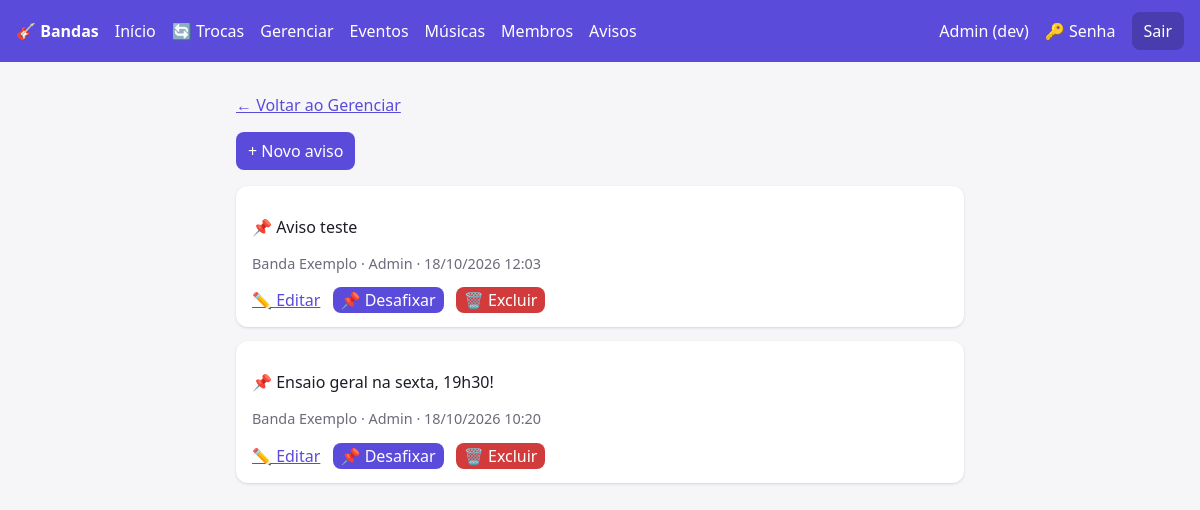
Page /avisos/ (signed in) on the committed database.
### core/models.py (models this page shows)
class Aviso(models.Model):
    banda = models.ForeignKey(Banda, on_delete=models.CASCADE, related_name="avisos")
    autor = models.ForeignKey(settings.AUTH_USER_MODEL, on_delete=models.SET_NULL, null=True)
    texto = models.TextField()
    fixado = models.BooleanField(default=False)
    criado = models.DateTimeField(auto_now_add=True)
    class Meta:
        ordering = ["-fixado", "-criado"]

class Banda(models.Model):
    nome = models.CharField(max_length=100)
    descricao = models.TextField(blank=True)
    def __str__(self):
        return self.nome

### core/views.py (the view)
# urls.py: path("avisos/", v.avisos_lista, name="avisos"),
@login_required
def avisos_lista(request):
    if not _eh_lider(request.user):
        return redirect("home")
    avisos = (Aviso.objects.filter(banda__membros__user=request.user, banda__membros__papel="lider")
              .select_related("banda", "autor").distinct())
    return render(request, "avisos.html", dict(avisos=avisos))

### core/templatetags/menu.py (called while the page is built)
@register.simple_tag(takes_context=True)
def usuario_eh_lider(context):
    u = context["request"].user
    return u.is_authenticated and Membro.objects.filter(user=u, papel="lider").exists()

### core/views.py (called while the page is built)
def _eh_lider(user):
    return Membro.objects.filter(user=user, papel="lider").exists()

### core/templates/avisos.html (shortened to what this page needs)
{% extends "base.html" %}{% block content %}
<p><a href="{% url 'gerenciar' %}">← Voltar ao Gerenciar</a></p>
<p><a href="{% url 'aviso_novo' %}"><button>+ Novo aviso</button></a></p>
{% for a in avisos %}<div class="card">
<p>{% if a.fixado %}📌 {% endif %}{{ a.texto|linebreaksbr }}</p>
<p class="mut">{{ a.banda }} · {{ a.autor.first_name|default:a.autor.username }} · {{ a.criado|date:"d/m/Y H:i" }}</p>
<a href="{% url 'aviso_editar' a.pk %}">✏️ Editar</a>
<form class="inl" method="post" action="{% url 'aviso_fixar' a.pk %}">{% csrf_token %}<button>{% if a.fixado %}📌 Desafixar{% else %}📌 Fixar{% endif %}</button></form>
<form class="inl" method="post" action="{% url 'aviso_excluir' a.pk %}" onsubmit="return confirm('Excluir este aviso?')">{% csrf_token %}<button class="no">🗑️ Excluir</button></form></div>
{% empty %}<p class="mut">Nenhum aviso ainda.</p>{% endfor %}
{% endblock %}

### core/templates/base.html (style rules this page uses)
:root { --bg:#f6f6f9;--card:#fff;--tx:#1d1d28;--mut:#6b6b7b;--pri:#5b4bdb;--ok:#1a9d5a;--no:#d23b3b }
* { box-sizing:border-box }
body { margin:0;font-family:system-ui,sans-serif;background:var(--bg);color:var(--tx) }
.card { background:var(--card);border-radius:12px;padding:14px 16px;margin:0 0 14px;box-shadow:0 1px 3px #0002 }
a { color:var(--pri) }
.mut { color:var(--mut);font-size:.9rem }
button,input { font:inherit;padding:8px 12px;border-radius:8px;border:1px solid #8884 }
button { background:var(--pri);color:#fff;border:0;cursor:pointer }
button.no { background:var(--no) }

### core/templates/avisos.html (style rules this page uses)
.inl { display:inline;margin:0 0 0 8px }
.inl button { padding:2px 8px }

### rows in the picture
Aviso: texto "Aviso teste", banda "Banda Exemplo", autor.first_name "Admin", criado "18/10/2026 12:03", fixado "📌 Desafixar"
Aviso: texto "Ensaio geral na sexta, 19h30!", banda "Banda Exemplo", autor.first_name "Admin", criado "18/10/2026 10:20", fixado "📌 Desafixar"
